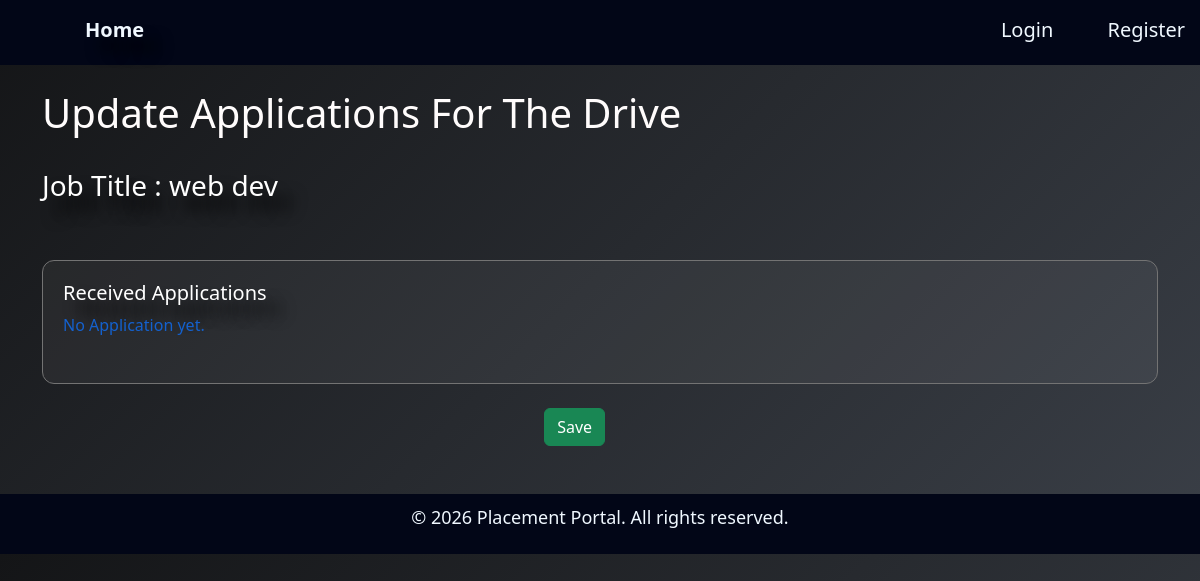
/view_drives/3, run on an earlier commit of the app's database.
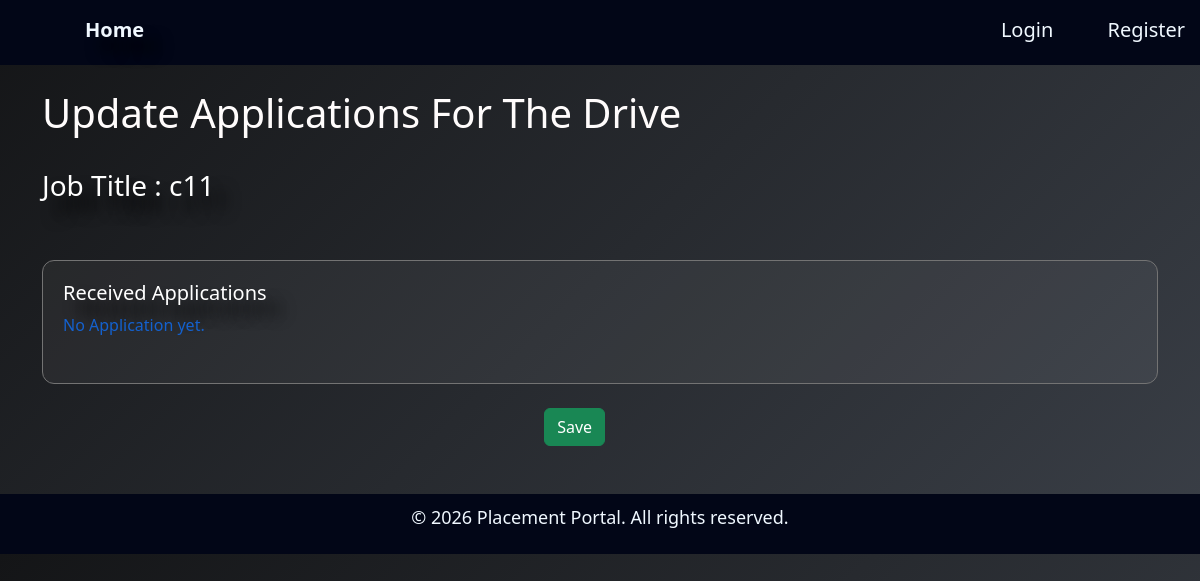
And on a later commit of the database.
### application/models.py (models this page shows)
class Placementdrive(db.Model):
    id = db.Column(db.Integer, primary_key=True)
    company_id = db.Column(db.Integer, db.ForeignKey('companyprofile.id'), nullable=False)
    job_title = db.Column(db.String(150), nullable=False)
    job_description = db.Column(db.Text(500), nullable=False)
    salary= db.Column(db.String(50), nullable=False)
    is_approved = db.Column(db.Boolean, default=False)
    is_closed = db.Column(db.Boolean, default=False)
    company = db.relationship('Companyprofile', back_populates='drives')
    applications = db.relationship('Application', back_populates='drive',cascade="all, delete")

### application/controllers.py (the view)
@app.route('/view_drives/<int:drive_id>')
def view_drives(drive_id):
   drive = Placementdrive.query.get(drive_id)
   if drive is None:
      abort(404)
   applications = Application.query.filter_by(drive_id=drive_id).all()
   return render_template('com_drive_update.html', drive=drive, applications=applications)

### templates/com_drive_update.html (shortened to what this page needs)
{% extends "base.html" %}
{% block content %}
<div  class="container">
   <h1>Update Applications For The Drive</h1><br>
   {% if drive %}
   <h3>Job Title : {{drive.job_title}}</h3><br>
   {% else %}
   <p style="color:#1461ce;"></p>
   {% endif %}
   <div class="card">
      <table>
         <h5>Received Applications</h5>
  <tbody>
    {% if applications %}
        {% for app in applications %}
    <tr>
      <td>{{app.student.student_name}}</td>
      <td><a href="{{url_for('review_application', app_id=app.id)}}" style=" width: 200px;" class="btn btn-outline-info">review application</a></td>
   </tr>
  </tbody>
  {% endfor %}
  {% else %}
  <p style="color:#1461ce;">No Application yet.</p>
  {% endif %}
</table>
   </div><br>
   <div>
      <a href="{{url_for('companydash')}}" class="btn btn-success">Save</a></div>
   </div>
{% endblock %}

What changed in the data, as far as the page shows it:
changed Placementdrive: job_title "web dev" → "c11"
